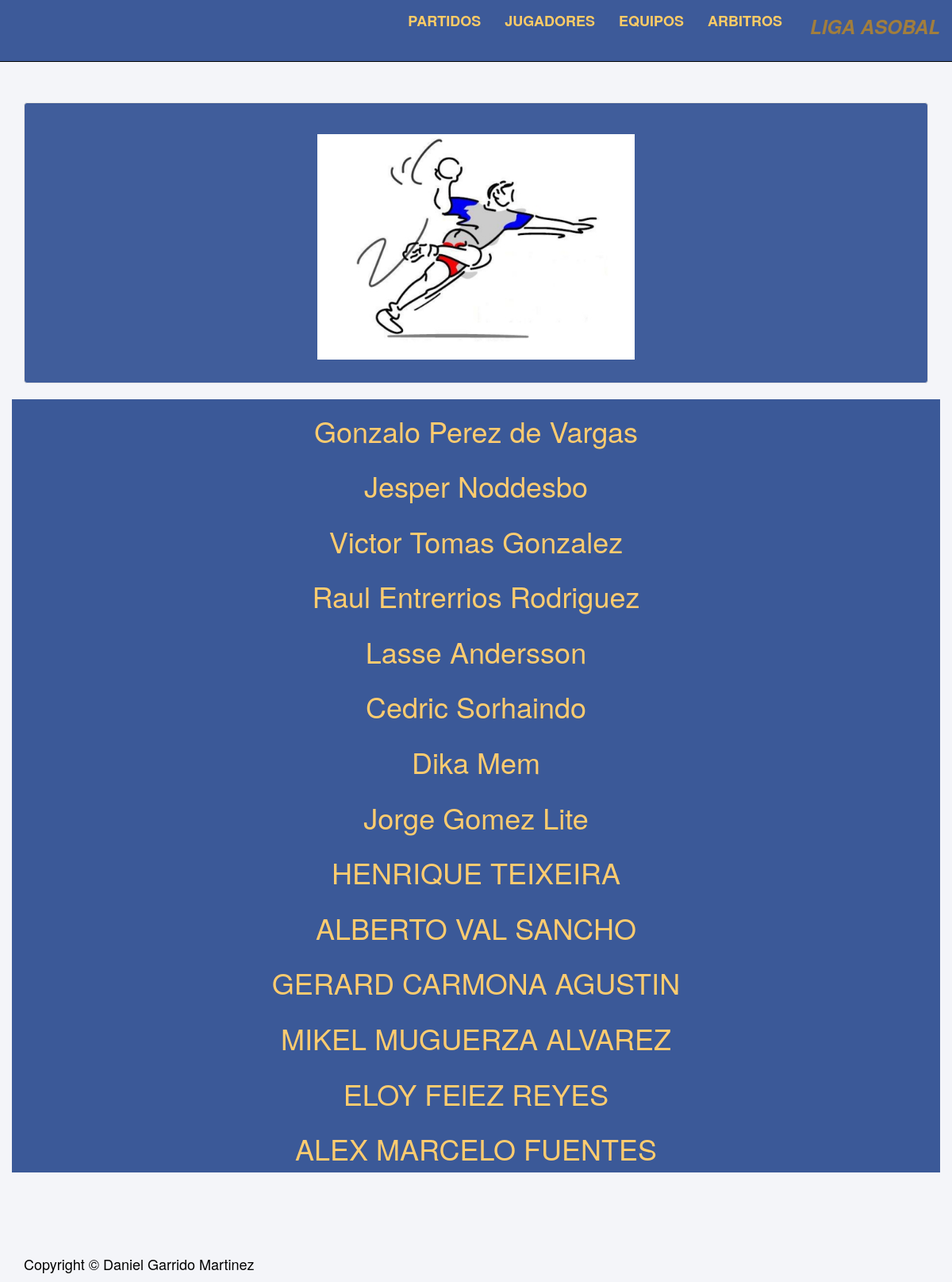
/jugadores/, run on the app's committed database.
### liga_asobal/models.py (models this page shows, shortened)
class Jugador(models.Model):
	nombre_jugador = models.CharField(max_length=70)
	posicion = models.CharField(max_length=70)
	equipo = models.ForeignKey(Equipo, on_delete=models.CASCADE)
	nacionalidad = models.CharField(max_length=50)
	edad = models.IntegerField()

### liga_asobal/views.py (the view)
# urls.py: url(r'^jugadores/$', views.lista_jugadores, name="lista_jugadores"),
def lista_jugadores(request):
	template_name = 'liga_asobal/lista_jugadores.html'
	jugadores = Jugador.objects.all()
	contexto = {'jugadores':jugadores}
	return render(request, template_name, contexto)

### liga_asobal/templates/liga_asobal/lista_jugadores.html
{%extends 'liga_asobal/base.html'%}
{%load static%}
{%block titulo %}<img src="{%static 'img/jugadores.jpg'%}" alt="Mi imagen" width="400"/>{% endblock %}
{% block content %}
{%for jugador in jugadores%}
<div class="row">
  <div class="col-md-12 text-center " style="background-color: #3b5998" ><h1><a href = "{% url 'liga_asobal:detalles_jugadores' jugador.id %}"> <font color=#FFCC6F>{{jugador.nombre_jugador}}</a></h1></font></div>
  </div>
{%endfor%}
{% endblock %}

### liga_asobal/templates/liga_asobal/base.html (shortened to what this page needs)
<!DOCTYPE html>
<html>
<head>
    {% load static %} <link rel="stylesheet" type="text/css" href="{% static 'css/bootstrap.css' %}">
</head>
<body>
    <nav class="navbar navbar-inverse navbar-fixed-top" role="navigation">
        <div class="container">
            <div class="navbar-header">
                <a class="navbar-brand" href="http://localhost:8080">
                </a>
            </div>
            <div class="collapse navbar-collapse" id="bs-example-navbar-collapse-1">
                <ul class="nav navbar-nav navbar-right">
                    <li>
                    <h3 class="pull-right"><cite><strong>LIGA ASOBAL</strong></cite></h3>
                    <br><br>
                    <br>
                    </li>
                    <li>
                        <a ALIGN=center href="{% url 'liga_asobal:lista_arbitros'%}"><strong>ARBITROS</strong></a>
                    </li>
                    <li>
                        <a ALIGN=center href="{% url 'liga_asobal:lista_equipos'%}"><strong>EQUIPOS</strong></a>
                    </li>
                    <li>
                        <a ALIGN=center href="{% url 'liga_asobal:lista_jugadores'%}"><strong>JUGADORES</strong></a>
                    </li>
                    <li>
                        <a ALIGN=center href="{% url 'liga_asobal:lista_partidos'%}"><strong>PARTIDOS</strong></a>
                    </li>
                </ul>
            </div>
        </div>
    </nav>
<div class="container">
    <div class="row">
            <div class="col-lg-12">
            <br><br><br><br><br>
                <div class="well text-center">
                    <strong><h3 ALIGN=center>{% block titulo %}{% endblock %}</h3></strong>
                </div>
            </div>
    </div>
    {% block content %} {% endblock %}
        <footer>
            <div class="row">
                <div class="col-lg-12">
                    <font color="black"><p>Copyright &copy; Daniel Garrido Martinez</p></font>
                </div>
            </div>
        </footer>
</div>
</body>
</html>

### data on the page
Jugador: nombre_jugador "Gonzalo Perez de Vargas"
Jugador: nombre_jugador "Jesper Noddesbo"
Jugador: nombre_jugador "Victor Tomas Gonzalez"
Jugador: nombre_jugador "Raul Entrerrios Rodriguez"
Jugador: nombre_jugador "Lasse Andersson"
Jugador: nombre_jugador "Cedric Sorhaindo"
Jugador: nombre_jugador "Dika Mem"
Jugador: nombre_jugador "Jorge Gomez Lite"
Jugador: nombre_jugador "HENRIQUE TEIXEIRA"
Jugador: nombre_jugador "ALBERTO VAL SANCHO"
Jugador: nombre_jugador "GERARD CARMONA AGUSTIN"
Jugador: nombre_jugador "MIKEL MUGUERZA ALVAREZ"
Jugador: nombre_jugador "ELOY FElEZ REYES"
Jugador: nombre_jugador "ALEX MARCELO FUENTES"
